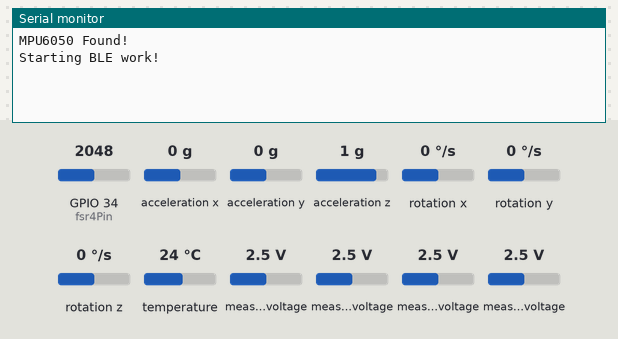
This sketch was run on a simulated ESP32. Shown: the last lines printed to the serial monitor. Inputs (shaded band) come from the test bench; at power-on: acceleration x 0 g, measured voltage 2.5 V, GPIO 34 (fsr4Pin) = 2048, acceleration y 0 g, acceleration z 1 g, rotation x 0 °/s, rotation y 0 °/s, rotation z 0 °/s, temperature 24 °C. Nothing arrives over Bluetooth unless stated; a phone connects over Bluetooth LE 3 s after start.

Above: at 1.2 s.
1.3 s: acceleration x set to -1.4 g
At 3.7 s:
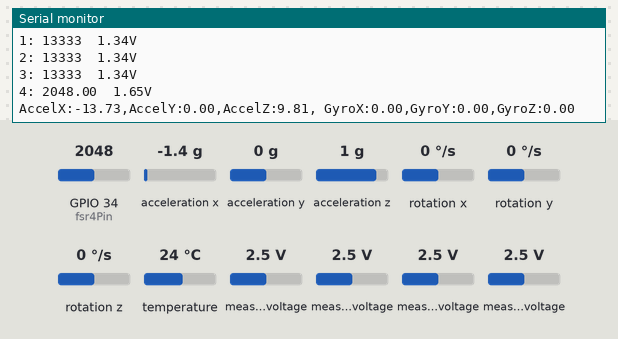
4.5 s: measured voltage (sensor 200) set to 0.1 V
6.0 s: measured voltage (sensor 201) set to 0.1 V
7.5 s: measured voltage (sensor 202) set to 0.1 V
9.0 s: measured voltage (sensor 203) set to 0.1 V
At 10.1 s:
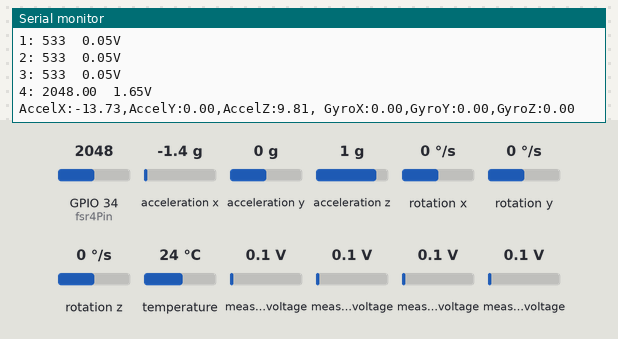
10.5 s: GPIO 34 (fsr4Pin) set to 1228
At 11.9 s:
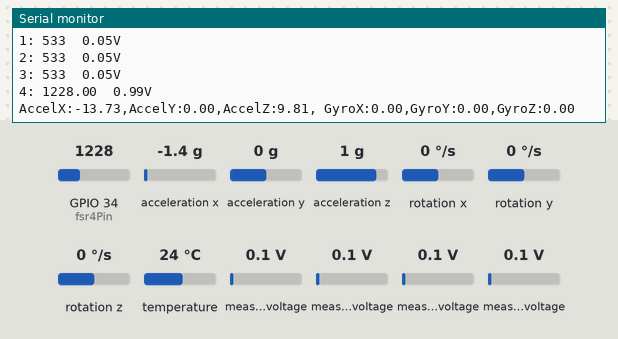
Timing chart, 0 to 13.0 s (numbered marks = the images above; inputs shaded):
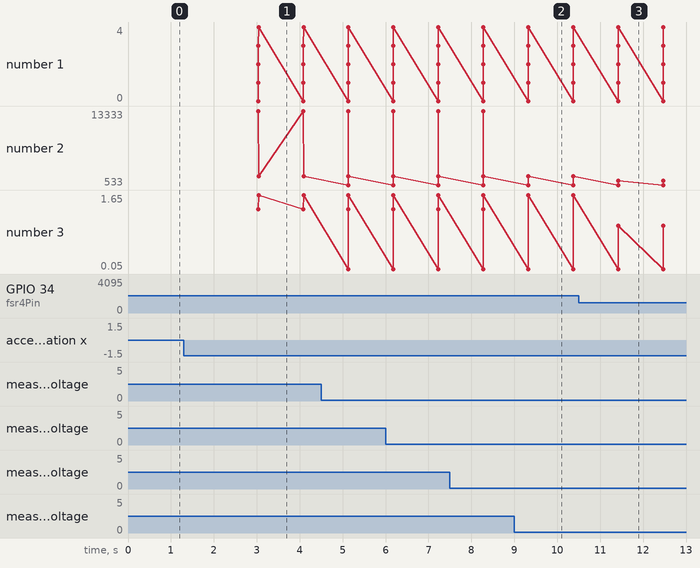

The sketch:

ss_ble.ino
```cpp
#include <Adafruit_ADS1X15.h>
#include <Adafruit_MPU6050.h>
#include <Adafruit_Sensor.h>
#include <Wire.h>

#include <BLEDevice.h>
#include <BLEUtils.h>
#include <BLEServer.h>

#define I2C_SDA 17
#define I2C_SCL 21
#define IMU_SDA 26
#define IMU_SCL 18

#define SERVICE_UUID        "74687624-a742-11ed-afa1-0242ac120002"
#define CHARACTERISTIC_UUID "746879ee-a742-11ed-afa1-0242ac120002"

#define MESSAGE_UUID "4ac8a682-9736-4e5d-932b-e9b31405049c"

#define DEVINFO_UUID (uint16_t)0x180a
#define DEVINFO_MANUFACTURER_UUID (uint16_t)0x2a29
#define DEVINFO_NAME_UUID (uint16_t)0x2a24
#define DEVINFO_SERIAL_UUID (uint16_t)0x2a25
#define READING_0_UUID (uint16_t)0x2a26
#define READING_1_UUID (uint16_t)0x2a27
#define READING_2_UUID (uint16_t)0x2a28
#define READING_3_UUID (uint16_t)0x2a29
#define READING_4_UUID (uint16_t)0x2a2a
#define ACCEL_X_UUID (uint16_t)0x2a2b
#define ACCEL_Y_UUID (uint16_t)0x2a2c
#define ACCEL_Z_UUID (uint16_t)0x2a2d
#define GYRO_X_UUID (uint16_t)0x2a2e
#define GYRO_Y_UUID (uint16_t)0x2a2f
#define GYRO_Z_UUID (uint16_t)0x2a30

#define DEVICE_MANUFACTURER "GIX514"
#define DEVICE_NAME "SShoes11"

BLECharacteristic *characteristicMessage;
bool deviceConnected = false;

BLECharacteristic *reading0characteristic;
BLECharacteristic *reading1characteristic;
BLECharacteristic *reading2characteristic;
BLECharacteristic *reading3characteristic;
BLECharacteristic *reading4characteristic;
BLECharacteristic *accelXcharacteristic;
BLECharacteristic *accelYcharacteristic;
BLECharacteristic *accelZcharacteristic;
BLECharacteristic *gyroXcharacteristic;
BLECharacteristic *gyroYcharacteristic;
BLECharacteristic *gyroZcharacteristic;


class MyServerCallbacks : public BLEServerCallbacks {
  void onConnect(BLEServer *server) {
    Serial.println("Connected");
    deviceConnected = true;
  };

  void onDisconnect(BLEServer *server) {
    Serial.println("Disconnected");
    deviceConnected = false;
  }
};

class MessageCallbacks : public BLECharacteristicCallbacks {
  void onWrite(BLECharacteristic *characteristic) {
    std::string data = characteristic->getValue();
    Serial.println(data.c_str());
  }

  void onRead(BLECharacteristic *characteristic) {
    characteristic->setValue("Foobar");
  }
};


// TwoWire I2CADS = TwoWire(0);
// TwoWire I2CIMU = TwoWire(1);
Adafruit_ADS1115 ads;  /* Use this for the 16-bit version */

const int fsr4Pin = 34;

Adafruit_MPU6050 mpu;

// const uint16_t MPU_ADDR = 0x68; // I2C address of the MPU-6050
// int16_t AcX, AcY, AcZ, Tmp, GyX, GyY, GyZ;

void setup(void)
{
  Serial.begin(115200);

  pinMode(fsr4Pin, INPUT);
  Wire.begin(I2C_SDA, I2C_SCL, 1000000);
  if (!ads.begin(0x48, &Wire)) {
    Serial.println("Failed to initialize ADS.");
    while (1);
  }

  if (!mpu.begin(0x68, &Wire)) {
    Serial.println("Sensor init failed");
    while (1)
      yield();
  }
  Serial.println("MPU6050 Found!");

  //setupt motion detection
  mpu.setHighPassFilter(MPU6050_HIGHPASS_0_63_HZ);
  mpu.setMotionDetectionThreshold(1);
  mpu.setMotionDetectionDuration(20);
  mpu.setInterruptPinLatch(true);	// Keep it latched.  Will turn off when reinitialized.
  mpu.setInterruptPinPolarity(true);
  mpu.setMotionInterrupt(true);

  Serial.println("Starting BLE work!");

  // Setup BLE Server
  BLEDevice::init(DEVICE_NAME);
  BLEServer *server = BLEDevice::createServer();
  server->setCallbacks(new MyServerCallbacks());

  // Register message service that can receive messages and reply with a static message.
  BLEService *service = server->createService(SERVICE_UUID);
  characteristicMessage = service->createCharacteristic(MESSAGE_UUID, BLECharacteristic::PROPERTY_READ | BLECharacteristic::PROPERTY_NOTIFY | BLECharacteristic::PROPERTY_WRITE);
  characteristicMessage->setCallbacks(new MessageCallbacks());
  // characteristicMessage->addDescriptor(new BLE2902());
  service->start();

  // Register device info service, that contains the device's UUID, manufacturer and name.
  service = server->createService(DEVINFO_UUID);
  BLECharacteristic *characteristic = service->createCharacteristic(DEVINFO_MANUFACTURER_UUID, BLECharacteristic::PROPERTY_READ);
  characteristic->setValue(DEVICE_MANUFACTURER);
  characteristic = service->createCharacteristic(DEVINFO_NAME_UUID, BLECharacteristic::PROPERTY_READ);
  characteristic->setValue(DEVICE_NAME);
  characteristic = service->createCharacteristic(DEVINFO_SERIAL_UUID, BLECharacteristic::PROPERTY_READ);
  String chipId = String((uint32_t)(ESP.getEfuseMac() >> 24), HEX);
  characteristic->setValue(chipId.c_str());

  reading0characteristic = service->createCharacteristic(READING_0_UUID, BLECharacteristic::PROPERTY_READ);
  reading1characteristic = service->createCharacteristic(READING_1_UUID, BLECharacteristic::PROPERTY_READ);
  reading2characteristic = service->createCharacteristic(READING_2_UUID, BLECharacteristic::PROPERTY_READ);
  reading3characteristic = service->createCharacteristic(READING_3_UUID, BLECharacteristic::PROPERTY_READ);
  reading4characteristic = service->createCharacteristic(READING_4_UUID, BLECharacteristic::PROPERTY_READ);
  accelXcharacteristic = service->createCharacteristic(ACCEL_X_UUID, BLECharacteristic::PROPERTY_READ);
  accelYcharacteristic = service->createCharacteristic(ACCEL_Y_UUID, BLECharacteristic::PROPERTY_READ);
  accelZcharacteristic = service->createCharacteristic(ACCEL_Z_UUID, BLECharacteristic::PROPERTY_READ);
  gyroXcharacteristic = service->createCharacteristic(GYRO_X_UUID, BLECharacteristic::PROPERTY_READ);
  gyroYcharacteristic = service->createCharacteristic(GYRO_Y_UUID, BLECharacteristic::PROPERTY_READ);
  gyroZcharacteristic = service->createCharacteristic(GYRO_Z_UUID, BLECharacteristic::PROPERTY_READ);

  service->start();

  // Advertise services
  BLEAdvertising *advertisement = server->getAdvertising();
  BLEAdvertisementData adv;
  adv.setName(DEVICE_NAME);
  adv.setCompleteServices(BLEUUID(SERVICE_UUID));
  advertisement->setAdvertisementData(adv);
  advertisement->start();
}

void loop(void)
{
  if (deviceConnected) {
    Serial.println("Connected atm\n");
    int16_t adc0, adc1, adc2, adc3;
    float volts0, volts1, volts2, volts3;
    double current_voltage = 3.3;

    adc0 = ads.readADC_SingleEnded(0);
    adc1 = ads.readADC_SingleEnded(1);
    adc2 = ads.readADC_SingleEnded(2);
    adc3 = ads.readADC_SingleEnded(3);

    volts0 = ads.computeVolts(adc0);
    volts1 = ads.computeVolts(adc1);
    volts2 = ads.computeVolts(adc2);
    volts3 = ads.computeVolts(adc3);

    Serial.println("-----------------------------------------------------------");

    double fsr4Read = (double) analogRead(fsr4Pin);
    double fsr4voltage = fsr4Read * current_voltage / 4096;
    Serial.print("voltage: ");Serial.println(fsr4voltage);

    double reading0, reading1, reading2, reading3, reading4;
    reading0 = adc0 * (current_voltage / 32767.0);
    reading1 = adc1 * (current_voltage / 32767.0);
    reading2 = adc2 * (current_voltage / 32767.0);
    reading3 = adc3 * (current_voltage / 32767.0);
    reading4 = fsr4voltage;

    char txStringReading0[8], txStringReading1[8], txStringReading2[8], txStringReading3[8], txStringReading4[8];
    reading0characteristic->setValue(dtostrf(reading0, 5, 4, txStringReading0));
    reading0characteristic->notify();
    Serial.print("0: "); Serial.print(adc0); Serial.print("  "); Serial.print(reading0); Serial.println("V");
    reading1characteristic->setValue(dtostrf(reading1, 5, 4, txStringReading1));
    reading1characteristic->notify();
    Serial.print("1: "); Serial.print(adc1); Serial.print("  "); Serial.print(reading1); Serial.println("V");
    reading2characteristic->setValue(dtostrf(reading2, 5, 4, txStringReading2));
    reading2characteristic->notify();
    Serial.print("2: "); Serial.print(adc2); Serial.print("  "); Serial.print(reading2); Serial.println("V");
    reading3characteristic->setValue(dtostrf(reading3, 5, 4, txStringReading3));
    reading3characteristic->notify();
    Serial.print("3: "); Serial.print(adc3); Serial.print("  "); Serial.print(reading3); Serial.println("V");
    reading4characteristic->setValue(dtostrf(reading4, 5, 4, txStringReading4));
    reading4characteristic->notify();
    Serial.print("4: "); Serial.print(fsr4Read); Serial.print("  "); Serial.print(fsr4voltage); Serial.println("V");

// sensorvalue = analogRead(A0);

    // //in order to send the value we must convert it to characteristic
    // char txString[8];
    // dtostrf(sensorvalue, 1, 2, txString);
    // pCharacteristic->setValue(txString);
    // pCharacteristic->notify();
    // Serial.println("Sent value : " + String(txString));

    if(mpu.getMotionInterruptStatus()) {
      /* Get new sensor events with the readings */
      sensors_event_t a, g, temp;
      mpu.getEvent(&a, &g, &temp);

      /* Print out the values */
      Serial.print("AccelX:"); Serial.print(a.acceleration.x); Serial.print(",");
      Serial.print("AccelY:"); Serial.print(a.acceleration.y); Serial.print(",");
      Serial.print("AccelZ:"); Serial.print(a.acceleration.z); Serial.print(", ");
      Serial.print("GyroX:"); Serial.print(g.gyro.x); Serial.print(",");
      Serial.print("GyroY:"); Serial.print(g.gyro.y); Serial.print(",");
      Serial.print("GyroZ:"); Serial.print(g.gyro.z); Serial.println("");
    }
  }

  delay(1000);
}
```

Measured:
- after the input at 1.3 s, the serial monitor: prints a new line after 1.7 s (image 1)
- after the input at 9.0 s, the serial monitor: prints a new line after 0.33 s (image 2)
- after the input at 10.5 s, the serial monitor: prints a new line after 0.92 s (image 3)
- plotted number 2: 2048 → 1228 after the input at 10.5 s
- plotted number 3: 1.65 → 0.99 after the input at 10.5 s
